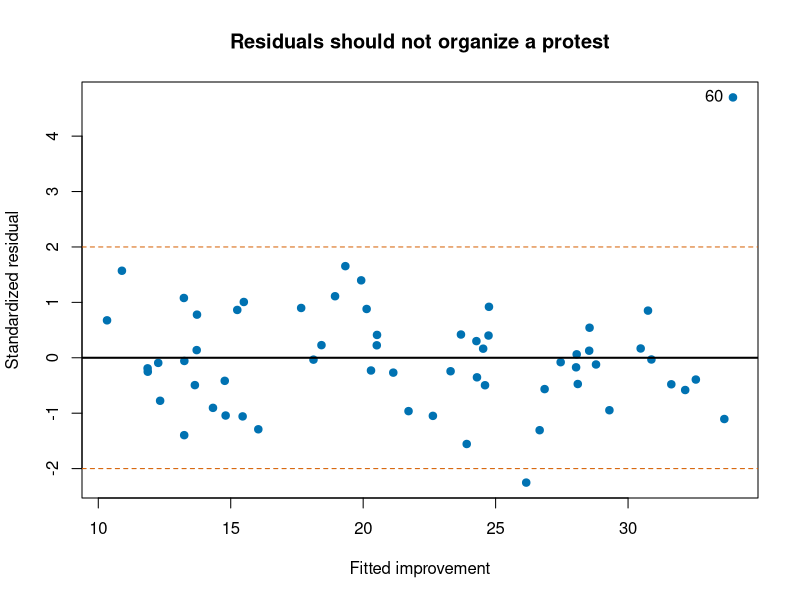
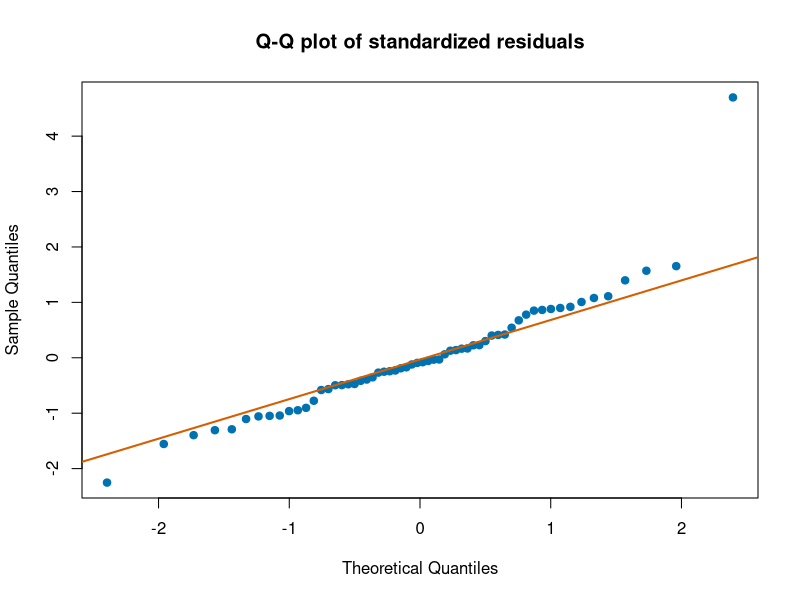
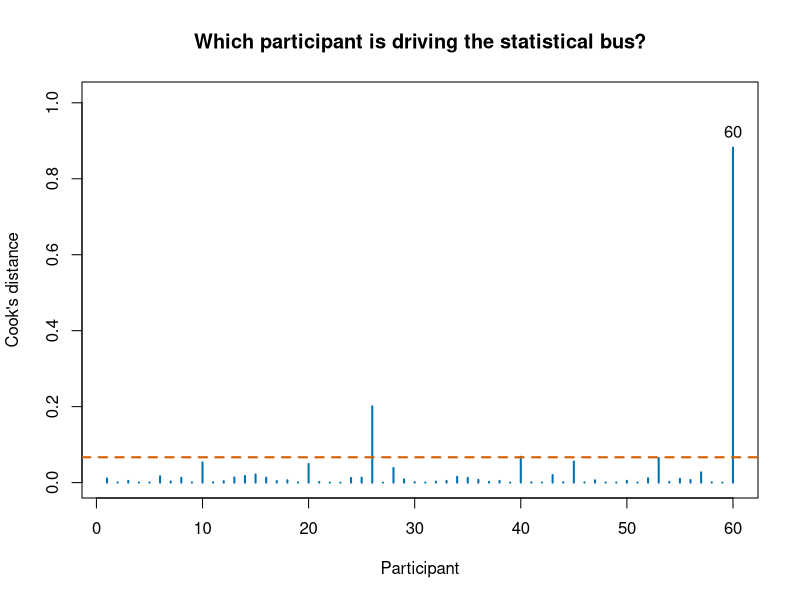

Write R code to recreate these figures, in order.
## ---- chunk 1
knitr::opts_chunk$set(message = FALSE, warning = FALSE, fig.align = "center")
## ---- chunk 2
set.seed(343)
n <- 60
TherapyData <- data.frame(
  Sessions = runif(n, 0, 12),
  Baseline = rnorm(n, 60, 10)
)

TherapyData$Improvement <-
  1.8 * TherapyData$Sessions +
  0.18 * TherapyData$Baseline +
  rnorm(n, 0, 5)

TherapyData$Sessions[60] <- 12
TherapyData$Baseline[60] <- 45
TherapyData$Improvement[60] <- 60

TherapyModel <- lm(Improvement ~ Sessions + Baseline, data = TherapyData)
summary(TherapyModel)
## ---- chunk 3
TherapyModel.60 <- update(TherapyModel, data = TherapyData[-60, ])

round(rbind(
  Everyone  = c(coef(TherapyModel),    R2 = summary(TherapyModel)$r.squared),
  Without60 = c(coef(TherapyModel.60), R2 = summary(TherapyModel.60)$r.squared)
), 4)
## ---- chunk 4
#| label: residual-fitted
#| fig-width: 7
#| fig-height: 4.5
#| fig-alt: "Scatterplot with fitted improvement from about 10 to 34 on the x axis and standardized residual from about minus 2.3 to 4.7 on the y axis. A solid horizontal line marks zero and dashed orange lines mark plus and minus 2. Most of the sixty blue points form a shapeless cloud between minus 1.5 and 1.5 with no funnel or curve. One point sits alone in the far upper right, labelled 60, at a standardized residual of about 4.7, more than twice as far from zero as anything else in the plot."
plot(
  fitted(TherapyModel), rstandard(TherapyModel),
  pch = 19, col = "#0072B2",
  xlab = "Fitted improvement",
  ylab = "Standardized residual",
  main = "Residuals should not organize a protest"
)
abline(h = 0, lwd = 2)
abline(h = c(-2, 2), lty = 2, col = "#D55E00")
# pos = 2 puts the label to the LEFT: participant 60 sits against the right
# edge, so labelling to the right runs the text off the plot.
text(fitted(TherapyModel)[60], rstandard(TherapyModel)[60], "60", pos = 2)
## ---- chunk 5
#| label: residual-qq
#| fig-width: 6.5
#| fig-height: 4.5
#| fig-alt: "Normal Q-Q plot with theoretical quantiles from about minus 2.4 to 2.4 on the x axis and sample quantiles from about minus 2.3 to 4.7 on the y axis, with a straight orange reference line. The middle two thirds of the points sit tightly on the line. Above about the 80th percentile the points drift steadily above it, and one point at the far top right sits at about 4.7 where the line is near 1.9, far away from every other point. The lowest point also falls slightly below the line."
qqnorm(rstandard(TherapyModel), pch = 19, col = "#0072B2",
       main = "Q-Q plot of standardized residuals")
qqline(rstandard(TherapyModel), col = "#D55E00", lwd = 2)
## ---- chunk 6
#| label: influence-plot
#| fig-width: 7
#| fig-height: 4.5
#| fig-alt: "Spike plot with participant number 1 to 60 on the x axis and Cook's distance from 0 to about 1 on the y axis, with a dashed orange reference line at 4 divided by 60, roughly 0.067. Almost every spike is a stub near zero. One spike at participant 60 towers over the plot at about 0.88, labelled 60. A second spike at participant 26 reaches about 0.20, and a third at participant 40 just clears the dashed line. Everyone else falls below it."
CookD <- cooks.distance(TherapyModel)
plot(
  CookD, type = "h", lwd = 2, col = "#0072B2",
  xlab = "Participant", ylab = "Cook's distance",
  # headroom so the "60" label above the tallest spike is not clipped
  ylim = c(0, max(CookD) * 1.15),
  main = "Which participant is driving the statistical bus?"
)
abline(h = 4 / n, lty = 2, col = "#D55E00", lwd = 2)
text(60, CookD[60], "60", pos = 3)
## ---- chunk 7
SideBySide <- cbind(
  b.all    = coef(TherapyModel),
  SE.all   = coef(summary(TherapyModel))[, "Std. Error"],
  p.all    = coef(summary(TherapyModel))[, "Pr(>|t|)"],
  b.drop   = coef(TherapyModel.60),
  SE.drop  = coef(summary(TherapyModel.60))[, "Std. Error"],
  p.drop   = coef(summary(TherapyModel.60))[, "Pr(>|t|)"]
)

round(SideBySide, 4)
## ---- chunk 8
# car (Companion to Applied Regression) supplies vif(), plus most of the
# regression diagnostics psychologists reach for.
library(car)

vif(TherapyModel)
## ---- chunk 9
# Step 1: predict the predictor from the other predictors.
AuxModel <- lm(Sessions ~ Baseline, data = TherapyData)
R2j <- summary(AuxModel)$r.squared

# Step 2: that is it. That is the whole formula.
c(R2j = R2j, VIF.by.hand = 1 / (1 - R2j), VIF.from.car = unname(vif(TherapyModel)[1]))
## ---- chunk 10
SigmaHat <- summary(TherapyModel)$sigma
SSj <- sum((TherapyData$Sessions - mean(TherapyData$Sessions))^2)

StandingAlone <- SigmaHat / sqrt(SSj)

c(
  if.Sessions.stood.alone = StandingAlone,
  times.sqrt.VIF          = StandingAlone * sqrt(1 / (1 - R2j)),
  actual.SE.from.lm       = unname(coef(summary(TherapyModel))["Sessions", "Std. Error"])
)
## ---- chunk 11
CollinearDemo <- function(r) {
  set.seed(343)
  X1 <- rnorm(200)
  X2 <- r * X1 + sqrt(1 - r^2) * rnorm(200)
  Y  <- 2 * X1 + rnorm(200, 0, 4)

  Model <- lm(Y ~ X1 + X2)
  c(
    r     = r,
    VIF   = unname(vif(Model)[1]),
    SE.X1 = coef(summary(Model))["X1", "Std. Error"],
    p.X1  = coef(summary(Model))["X1", "Pr(>|t|)"]
  )
}

CollinearTable <- t(sapply(c(0, .5, .9, .99), CollinearDemo))

round(CollinearTable, 4)
## ---- chunk 12
X <- model.matrix(TherapyModel)   # the design matrix, intercept column included
e <- residuals(TherapyModel)
h <- hatvalues(TherapyModel)      # the same leverages as before

Bread <- solve(t(X) %*% X)
Filling <- t(X) %*% diag(e^2 / (1 - h)^2) %*% X   # HC3

HC3.by.hand <- Bread %*% Filling %*% Bread

sqrt(diag(HC3.by.hand))
## ---- chunk 13
# sandwich: robust and clustered covariance matrices.
# lmtest: re-tests a fitted model against any covariance matrix you hand it.
library(sandwich)
library(lmtest)

coeftest(TherapyModel, vcov = vcovHC(TherapyModel, type = "HC3"))
## ---- chunk 14
sapply(c("const", "HC0", "HC1", "HC2", "HC3"), function(type) {
  sqrt(diag(vcovHC(TherapyModel, type = type)))
}) |> round(4)
## ---- chunk 15
HC3weights <- residuals(TherapyModel)^2 / (1 - hatvalues(TherapyModel))^2

round(c(
  share.participant.60 = unname(HC3weights[60] / sum(HC3weights)),
  share.next.largest   = unname(sort(HC3weights, decreasing = TRUE)[2] / sum(HC3weights)),
  share.if.all.equal   = 1 / length(HC3weights)
), 3)
